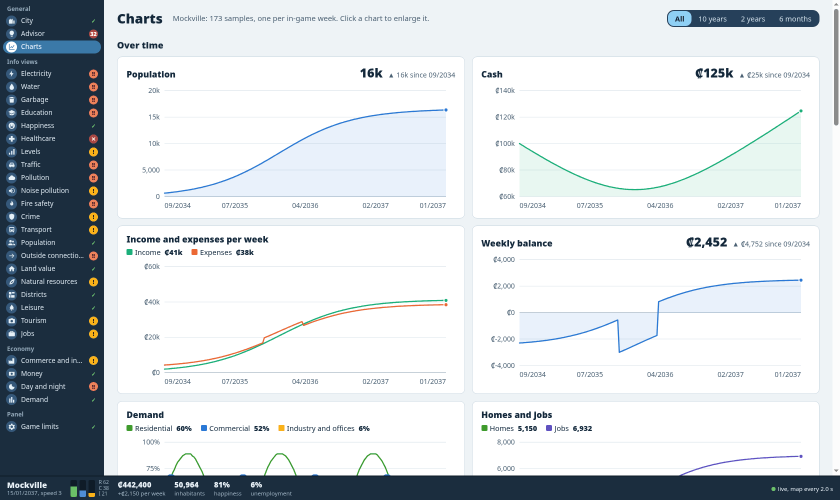
#> input picture examples/cities-skylines-city-dashboard/media/charts.png, 1680 x 1000 px (shown at 1/2 size)
$ python -i remake.py   (imports and definitions only)
#> lines starting #> are read from the running program, lines starting #| are printed output that depends on the picture
### um/common.py
"""Small helpers shared by the subcommands: platform checks, WSL path mapping, subprocess, output."""
from __future__ import annotations

import json
import os
import platform
import shutil
import subprocess
import sys
from pathlib import Path


def is_windows() -> bool:
    return os.name == "nt"


def is_mac() -> bool:
    return sys.platform == "darwin"


def is_wsl() -> bool:
    if sys.platform != "linux":
        return False
    return "microsoft" in platform.release().lower() or os.path.exists("/proc/sys/fs/binfmt_misc/WSLInterop")


# [25 lines left out: functions ps_exe, to_win, not called in this run]


def to_posix(path: str | Path) -> str:
    """C:\\Games\\x -> /mnt/c/Games/x under WSL; unchanged elsewhere."""
    p = str(path)
    if is_wsl() and len(p) > 1 and p[1] == ":":
        return "/mnt/" + p[0].lower() + p[2:].replace("\\", "/")
    return p


# [16 lines left out: functions data_dir, run, not called in this run]


def die(msg: str, code: int = 1):
    print(f"um: {msg}", file=sys.stderr)
    sys.exit(code)


# [13 lines left out: functions emit, parse_size, not called in this run]


def need(module: str, pip_name: str | None = None):
#> in _image_sig, im is the input picture: PIL image 1680x1000 P; mean R, G, B 209.3, 214.6, 218.6
    try:
        return __import__(module)
    except ImportError:
        die(f"this command needs {pip_name or module}: `pip install {pip_name or module}` (or run through bin/um, which uses uv)")

### um/remake.py
"""Godot remakes: prove every slice runs, compare assets with the dirty room, keep the clean room clean.

A remake project root is remakes/<game>/ (project.godot next to SPEC.md, acceptance.json, assets.json).
Godot: --godot EXE, else $GODOT, else C:/GameDecompFast/godot/... or S:/Godot/... (first that exists), else godot on PATH.

    um remake init remakes/demo --name Demo        # add/update addons/gd_remake, autoloads, Web preset, skeletons
    um remake check remakes/demo                   # every scenario + the boot check, headless -> .gd_remake/results.json
    um remake check remakes/demo --slice movement --only jump.apex
    um remake status remakes/demo                  # per slice: implemented / checks_pass / integrated / played
    um remake played remakes/demo --capture clip.mp4 --note "beat level 1"
    um remake grid remakes/demo tests/scenarios/jump.gd --out jump.png   # every case side by side (windowed)
    um remake run remakes/demo --bridge 7777       # launch detached with the JSON bridge, wait for ping
    um remake bridge 7777 tree path=/root depth=2  # one bridge request: ping tree get set call eval action key ...
    um remake variants list remakes/demo
    um remake variants promote remakes/demo hero v2   # variants/hero/v2.png -> assets/hero.png
    um remake measure dirty/demo --out dirty/demo/manifest.json   # image/audio/model metrics (dirty or clean)
    um remake compare demo                         # clean assets vs their dirty refs -> dirty/demo/compare/index.html
    um remake leak demo                            # clean-room leak scan; exit 1 on any hit
    um remake serve remakes/demo --with-server     # web export + COOP/COEP static server (+ headless game server)

A slice is four facts, never merged: implemented (every automated check has a scenario file),
checks_pass (every required check passed at the CURRENT revision), integrated (the main scene ran
boot_frames frames headless without SCRIPT ERROR/ERROR lines), played (a capture was recorded at the
current revision). A result from an older revision is stale, not pass. Revision = sha256 over the project
files minus .godot/ .gd_remake/ exports/ .git/ *.md *.import *.uid (first 12 hex chars).
compare and leak default to U:/Tools/GameDecomp/{dirty,remakes}/<game> ($UM_DIRTY_ROOT, $UM_REMAKES_ROOT).
"""
from __future__ import annotations

import datetime as _dt
import hashlib
import html
import json
import os
import re
import shutil
import signal
import socket
import struct
import subprocess
import sys
import time
from collections import deque
from concurrent.futures import ThreadPoolExecutor
from pathlib import Path
from urllib.parse import quote

from um.common import die, emit, need, to_posix

# first existing wins: an SSD copy (S: is a busy HDD; cold engine code pages faulted from it stalled first-use frames)
DEFAULT_GODOTS = ("C:/GameDecompFast/godot/Godot_v4.7-stable_win64_console.exe", "S:/Godot/Godot_v4.7-stable_win64_console.exe")
ADDON_SRC = Path(__file__).resolve().parent / "godot" / "addons" / "gd_remake"
RUNNER = "res://addons/gd_remake/runner.gd"
AUTOLOADS = {"GdBridge": "*res://addons/gd_remake/bridge.gd", "Variants": "*res://addons/gd_remake/variants.gd"}
STATE = ".gd_remake"
BOOT_ID = "boot"
REV_SKIP_DIRS = {".godot", STATE, "exports", ".git"}
REV_SKIP_SUFFIXES = (".md", ".import", ".uid")
SIDECARS = (".import", ".uid")
DIRTY_ROOT = Path(to_posix(os.environ.get("UM_DIRTY_ROOT", "U:/Tools/GameDecomp/dirty")))
REMAKES_ROOT = Path(to_posix(os.environ.get("UM_REMAKES_ROOT", "U:/Tools/GameDecomp/remakes")))


def _now() -> str:
    return _dt.datetime.now().astimezone().isoformat(timespec="seconds")


# [30 lines left out: functions _read_json, _write_json, _files, not called in this run]


def _res_path(root: Path, res: str) -> Path:
    return root / res.removeprefix("res://")


def _tail(text: str, n: int = 25) -> str:
    return "\n".join(text.strip().splitlines()[-n:])


# --------------------------------------------------------------------------- project state


# [45 lines left out: functions project_root, state_dir, revision, load_acceptance, not called in this run]


def load_results(root: Path) -> dict:
    return _read_json(root / STATE / "results.json", {})


def load_plays(root: Path) -> list:
    return _read_json(root / STATE / "played.json", {}).get("plays", [])


# --------------------------------------------------------------------------- Godot processes


# [59 lines left out: functions godot_exe, _kill_tree, _capture, godot_import, not called in this run]


def runner_cmd(exe: str, root: Path, user_args: list[str], headless: bool = True) -> list[str]:
    return [exe] + (["--headless"] if headless else []) + ["--path", str(root), "-s", RUNNER, "--"] + user_args


# --------------------------------------------------------------------------- runner output

ANSI = re.compile(r"\x1b\[[0-9;]*[A-Za-z]")
BEGIN = re.compile(r"^GDR_BEGIN (.+?)\|(.*)$")
END = re.compile(r"^GDR_END (.+?)\|(.*) (\w+)$")
ENGINE_ERROR = re.compile(r"^(?:USER )?(?:SCRIPT )?ERROR:")
SEVERITY = {"pass": 0, "fail": 1, "timeout": 2, "error": 3}


# [425 lines left out: functions parse_log, merge_cases, _runner_json, aggregate, _check_entry, cmd_check and 13 more, not called in this run]


# --------------------------------------------------------------------------- variants


def _is_sidecar(name: str) -> bool:
    return name.lower().endswith(SIDECARS) or name == ".gdignore"


# [82 lines left out: functions variant_slots, _asset_base, _rel, promote, cmd_variants_list, not called in this run]


def cmd_variants_promote(a):
    emit(promote(project_root(a.dir), a.slot, a.name), True)


# --------------------------------------------------------------------------- measure

IMAGE_EXT = {".png", ".jpg", ".jpeg", ".bmp", ".tga", ".webp", ".gif", ".dds", ".tif", ".tiff", ".psd", ".ico"}
AUDIO_EXT = {".wav", ".ogg", ".oga", ".mp3", ".flac", ".opus", ".m4a", ".aac", ".wma", ".aif", ".aiff", ".xwm"}
MODEL_EXT = {".gltf", ".glb", ".obj"}
MEASURE_SKIP = {".godot", STATE, ".git", "exports", "compare"}
MEASURE_SKIP_FILES = {"manifest.json", ".leak_cache.json"}


def kind_of(p: Path) -> str:
    ext = p.suffix.lower()
    return "image" if ext in IMAGE_EXT else "audio" if ext in AUDIO_EXT else "model" if ext in MODEL_EXT else "other"


def _pil():
    need("PIL", "pillow")
    from PIL import Image
    Image.MAX_IMAGE_PIXELS = None  # local game textures, not untrusted uploads
    return Image


# [230 lines left out: functions image_metrics, _db_in, audio_metrics, gltf_json, _node_matrix, gltf_metrics and 4 more, not called in this run]


# --------------------------------------------------------------------------- compare

COMPARE = {
    "image": [("w", "lin"), ("h", "lin"), ("aspect", "lin"), ("bbox_w", "lin"), ("bbox_h", "lin"), ("mean_luminance", "lin")],
    "audio": [("duration_s", "lin"), ("peak_dbfs", "db"), ("loudness_lufs", "db"), ("channels", "lin")],
    "model": [("tris", "lin"), ("vertices", "lin"), ("size_x", "lin"), ("size_y", "lin"), ("size_z", "lin"),
              ("joints", "lin"), ("animation_count", "lin")],
}


# [68 lines left out: functions _metric, rel_delta, compare_assets, _href, not called in this run]


def _pct(d) -> str:
    return "—" if d is None else "{:+.1%}".format(d)


def _fmt(v) -> str:
    return "—" if v is None else f"{v:.4g}" if isinstance(v, float) else str(v)


# [85 lines left out: functions _preview, _swatches, render_compare_html, _game_dirs, _inside, cmd_compare, not called in this run]


# --------------------------------------------------------------------------- leak scan

LEAK_SKIP = {".godot", STATE, "exports", ".git", "addons/gd_remake"}
DIRTY_SKIP = {"compare", ".git"}
REMAKE_CODE = {".gd", ".cs", ".gdshader", ".gdshaderinc", ".py", ".json", ".tscn", ".tres"}
DIRTY_TEXT = {".c", ".cpp", ".cc", ".h", ".hpp", ".cs", ".java", ".txt", ".gd", ".lua", ".json", ".py", ".js", ".ts",
              ".glsl", ".hlsl", ".shader"}
COMMENT_STYLE = {".py": "hash", ".gd": "hash", ".lua": "lua", ".json": None, ".txt": None, ".tscn": None, ".tres": None}
SHINGLE = 12
MIN_IDENTICAL = 64
DHASH_MAX = 6
DHASH16_MAX = 12
_STR = r'("(?:\\.|[^"\\\n])*"|\'(?:\\.|[^\'\\\n])*\')'
COMMENTS = {"c": re.compile(_STR + r"|//[^\n]*|/\*.*?\*/", re.S), "hash": re.compile(_STR + r"|#[^\n]*"),
            "lua": re.compile(_STR + r"|--\[\[.*?\]\]|--[^\n]*", re.S)}
TOKEN = re.compile(r'"(?:\\.|[^"\\\n])*"|\'(?:\\.|[^\'\\\n])*\'|0[xX][0-9a-fA-F]+[uUlL]*'
                   r"|(?:\d+\.?\d*|\.\d+)(?:[eE][+-]?\d+)?[fFdDuUlL]*|[A-Za-z_]\w*|[^\s\w]")
AUTO_ID = re.compile(  # matched against lowercased identifiers
    r"\w*_(?=[0-9a-f]*\d)[0-9a-f]{6,}"                          # FUN_00401000 DAT_.. LAB_.. s_text_00401000
    r"|(?:fun|dat|ptr|lab|sub|loc|off|unk|byte|word|dword|qword|switchd|cased|thunk|field|joined)_(?:0x)?[0-9a-f]+(?:_\w+)?"
    r"|(?:local|param|stack|var|arg)_(?:res)?[0-9a-f]+|(?:local|param|stack|var|arg)\d+|stack0x[0-9a-f]+"
    r"|(?:in|unaff|extraout)_\w+|[a-z]{1,4}var\d+|[av]\d+|(?:concat|sub|zext|sext|carry|scarry|sborrow)\d+|undefined\d*")
KEYWORDS = frozenset("""
if else elif elseif for foreach while do switch case default break continue return goto then end repeat until match
var let const func function def class struct enum union interface extends implements class_name signal static public
private protected internal virtual override abstract sealed readonly volatile extern inline typedef typename template
namespace using import from as new delete this self super base null nil none true false void int float double char
bool boolean short long unsigned signed string str byte uint ulong ushort sbyte decimal object in is not and or pass
lambda try catch except finally throw throws raise with yield await async local get set value out ref params sizeof
typeof auto register include define ifdef ifndef endif pragma print len range size_t int8 int16 int32 int64 uint8
uint16 uint32 uint64 float32 float64 vector2 vector3 export onready tool preload load
""".split())


# [43 lines left out: functions _num, tokens, shingles, not called in this run]


_SCRIPT_SRC = re.compile(r'script/source\s*=\s*"((?:\\.|[^"\\])*)"', re.S)


# [7 lines left out: function _code_parts, not called in this run]


def _file_tokens(p: Path):
    for text, style in _code_parts(p):
        yield from tokens(text, style)


# [6 lines left out: function _sha256, not called in this run]


def _gray(im):
    Image = _pil()
    im = im.convert("RGBA")
#> im: PIL image 1680x1000 RGBA
    bg = Image.new("RGBA", im.size, (128, 128, 128, 255))
    bg.alpha_composite(im)
    return bg.convert("L")
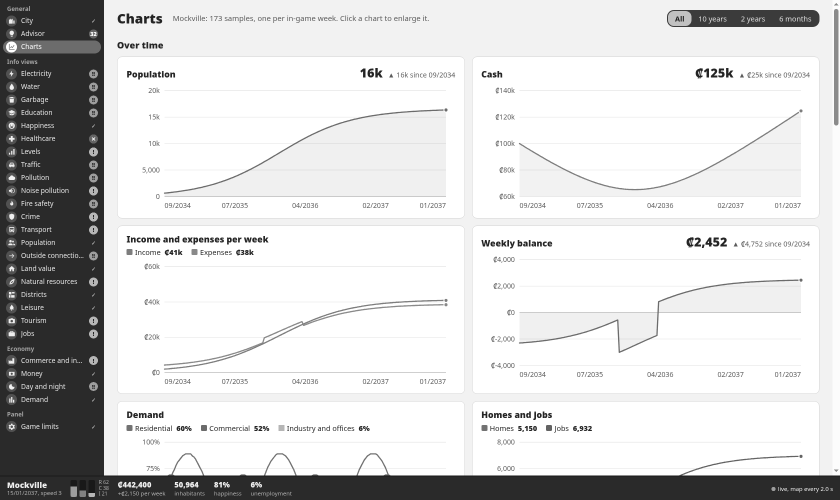
#> returned value: PIL image 1680x1000 L (shown at 1/2 size); min 25, max 255, mean 213.6


def dhash(gray, size=None, n: int = 8) -> int | None:
    """n*n-bit difference hash of a grayscale image (optionally resampled to `size` first, the way the
    other image was stored); None for near-flat images, which would match every other flat image."""
    Image, np = _pil(), need("numpy")
    if size and gray.size != tuple(size):
        gray = gray.resize(tuple(size), Image.Resampling.BILINEAR)
    a = np.asarray(gray.resize((n + 1, n), Image.Resampling.LANCZOS), dtype=np.int16)
    if a.std() < 2:
        return None
    return int.from_bytes(np.packbits(a[:, 1:] > a[:, :-1]).tobytes(), "big")


def image_hashes(gray, size=None) -> tuple[int, int] | None:
    h8 = dhash(gray, size)
#> h8 = 15910334532274078933
    return None if h8 is None else (h8, dhash(gray, size, 16))


# [5 lines left out: function image_match, not called in this run]


def _image_sig(p: Path) -> dict | None:
    try:
        with _pil().open(p) as im:
            g = _gray(im)
    except Exception:  # not decodable by Pillow (proprietary DDS variants etc.): nothing to compare
        return None
    h = image_hashes(g)
#> h = (15910334532274078933, 53177578229049868749928050712782930601074423508774585297424674594883912098083)
    return {"w": g.size[0], "h": g.size[1], "dhash": None if h is None else [f"{h[0]:016x}", f"{h[1]:064x}"]}


CACHE_VERSION = 2


class _LeakCache:
    """<dirty>/.leak_cache.json: sha256 and image signatures keyed by path, valid while size+mtime match."""

    # [163 lines left out: functions __init__, entry, get, save, _path_needles, leak_scan and 1 more, not called in this run]


# --------------------------------------------------------------------------- init / export / serve

PROJECT_GODOT = """; Engine configuration file.
; It's best edited using the editor UI and not directly,
; since the parameters that go here are not all obvious.
;
; Format:
;   [section] ; section goes between []
;   param=value ; assign values to parameters

config_version=5

[application]

config/name="{name}"
config/features=PackedStringArray("4.7", "GL Compatibility")

[rendering]

renderer/rendering_method="gl_compatibility"
renderer/rendering_method.mobile="gl_compatibility"
"""
MAIN_TSCN = '[gd_scene format=3]\n\n[node name="Main" type="Node2D"]\n'
WEB_PRESET = """[preset.{i}]

name="Web"
platform="Web"
runnable=true
dedicated_server=false
custom_features=""
export_filter="all_resources"
include_filter=""
exclude_filter=""
export_path="exports/web/index.html"
encryption_include_filters=""
encryption_exclude_filters=""
encrypt_pck=false
encrypt_directory=false
script_export_mode=2

[preset.{i}.options]

custom_template/debug=""
custom_template/release=""
variant/extensions_support=false
variant/thread_support=false
vram_texture_compression/for_desktop=true
vram_texture_compression/for_mobile=false
html/export_icon=true
html/custom_html_shell=""
html/head_include=""
html/canvas_resize_policy=2
html/focus_canvas_on_start=true
html/experimental_virtual_keyboard=false
progressive_web_app/enabled=false
"""
GITIGNORE = [".godot/", ".gd_remake/", "exports/"]
_HEADER = re.compile(r"^\[([A-Za-z0-9_./ -]+)\]\s*$")


# [215 lines left out: functions _section, cfg_get, cfg_add, sync_tree, ensure_web_preset, init_project and 5 more, not called in this run]


def _make_server_class():
    from http.server import ThreadingHTTPServer

    class Server(ThreadingHTTPServer):
        # Windows SO_REUSEADDR lets a second server bind a busy port (a stale serve keeps answering): bind exclusively
        allow_reuse_address = os.name != "nt"

        # [4 lines left out: function server_bind, not called in this run]

    return Server


_CoopServer = _make_server_class()


# [168 lines left out: functions _tls_context, cmd_serve, register, not called in this run]

>>> result = _image_sig('../examples/cities-skylines-city-dashboard/media/charts.png')
#> result = 3 items

$ run again, on examples/cities-skylines-city-dashboard/media/day-and-night.png
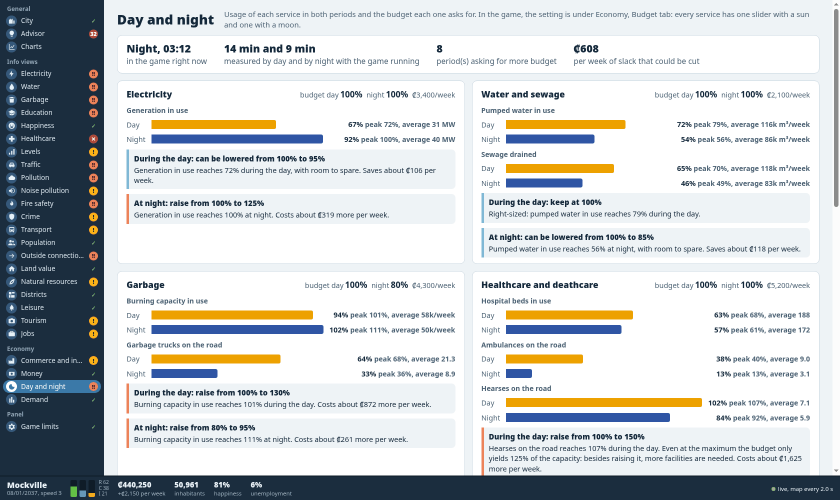
#> input picture examples/cities-skylines-city-dashboard/media/day-and-night.png, 1680 x 1000 px (shown at 1/2 size)
#> in _image_sig, im is the input picture: PIL image 1680x1000 P; mean R, G, B 201.1, 205.2, 207.3
#> im: PIL image 1680x1000 RGBA
#> in _gray, `return bg.convert("L")`:
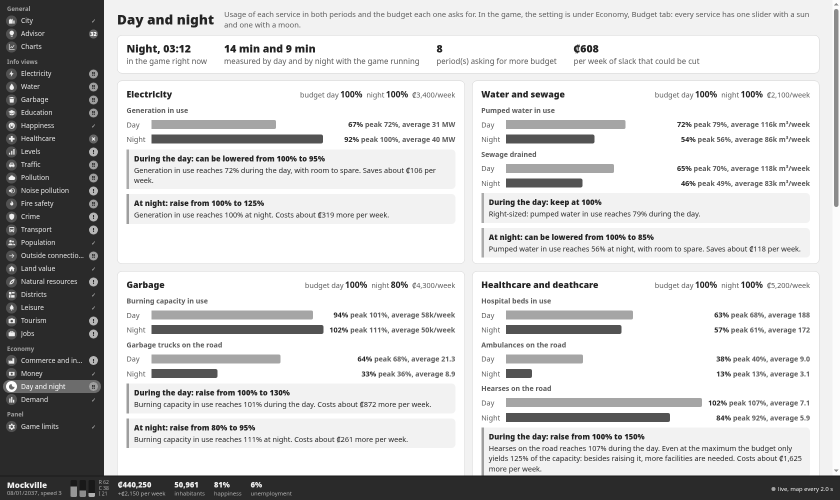
#> returned value: PIL image 1680x1000 L (shown at 1/2 size); min 25, max 255, mean 204.3
#> h8 = 18083912760637715411
#> h = (18083912760637715411, 56370305706916186956507178090741275162894999159424417446518426575293265830451)
#> result = 3 items

$ run again, on examples/cities-skylines-city-dashboard/media/deathcare-reach.png
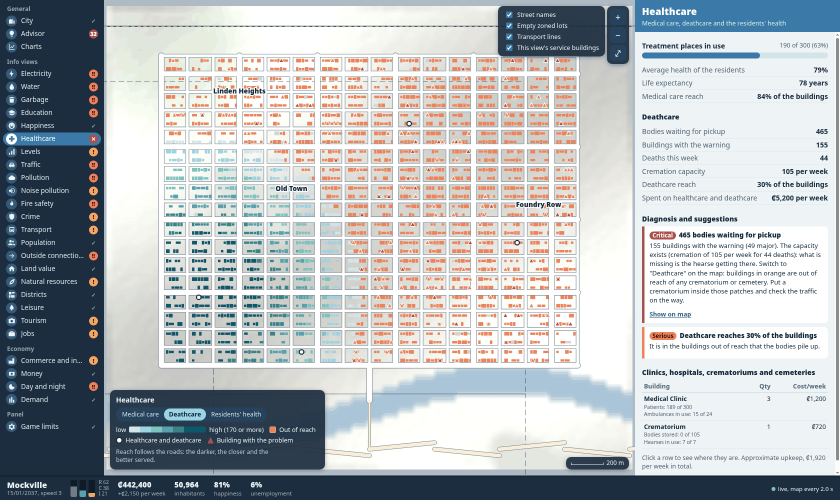
#> input picture examples/cities-skylines-city-dashboard/media/deathcare-reach.png, 1680 x 1000 px (shown at 1/2 size)
#> in _image_sig, im is the input picture: PIL image 1680x1000 P; mean R, G, B 180.4, 185.3, 188.3
#> im: PIL image 1680x1000 RGBA
#> in _gray, `return bg.convert("L")`:
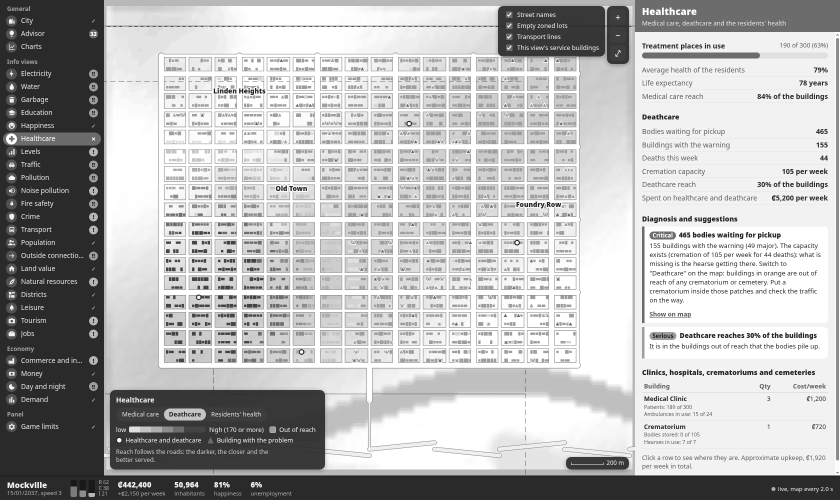
#> returned value: PIL image 1680x1000 L (shown at 1/2 size); min 25, max 255, mean 184.2
#> h8 = 14034279451847406515
#> h = (14034279451847406515, 54320775081472858381894562492879164839426427098992571797620728278997456021323)
#> result = 3 items
